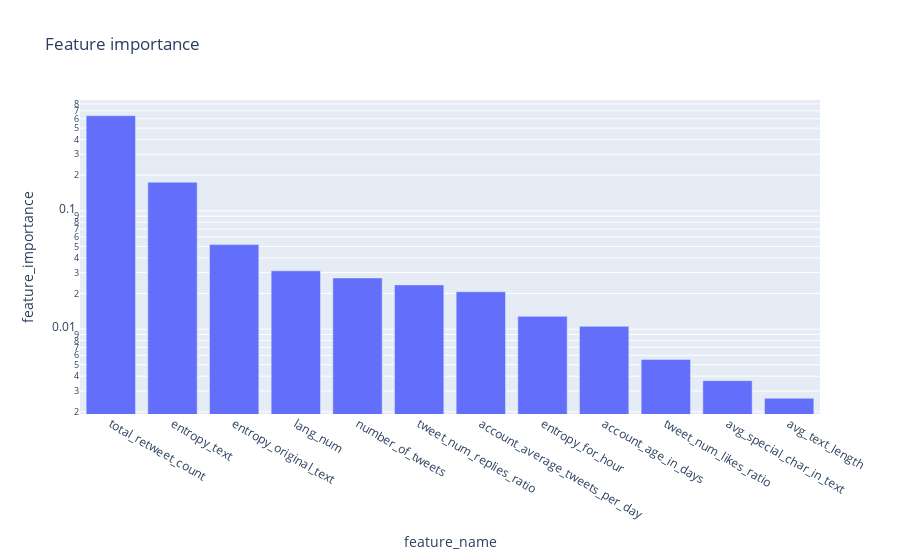

Here is the notebook cell this chart was saved with:
### Code cell
fold_classify_and_plot2(df, label, cv=10, max_tree_depth= 5, criterion='entropy')

### Figure 1 — Plotly figure (JSON) as saved in the notebook; plotly's stock layout.template omitted (floating-point values rounded to 4 significant figures)
{"data": [{"alignmentgroup": "True", "hovertemplate": "feature_name=%{x}<br>feature_importance=%{y}<extra></extra>", "legendgroup": "", "marker": {"color": "#636efa", "pattern": {"shape": ""}}, "name": "", "offsetgroup": "", "orientation": "v", "showlegend": false, "textposition": "auto", "type": "bar", "x": ["total_retweet_count", "entropy_text", "entropy_original_text", "lang_num", "number_of_tweets", "tweet_num_replies_ratio", "account_average_tweets_per_day", "entropy_for_hour", "account_age_in_days", "tweet_num_likes_ratio", "avg_special_char_in_text", "avg_text_length"], "xaxis": "x", "y": [0.6364, 0.1742, 0.05177, 0.03108, 0.02706, 0.02364, 0.02069, 0.01281, 0.01055, 0.005538, 0.003664, 0.0026], "yaxis": "y"}], "layout": {"barmode": "relative", "legend": {"tracegroupgap": 0}, "title": {"text": "Feature importance"}, "xaxis": {"anchor": "y", "domain": [0, 1], "title": {"text": "feature_name"}}, "yaxis": {"anchor": "x", "domain": [0, 1], "title": {"text": "feature_importance"}, "type": "log"}}}
